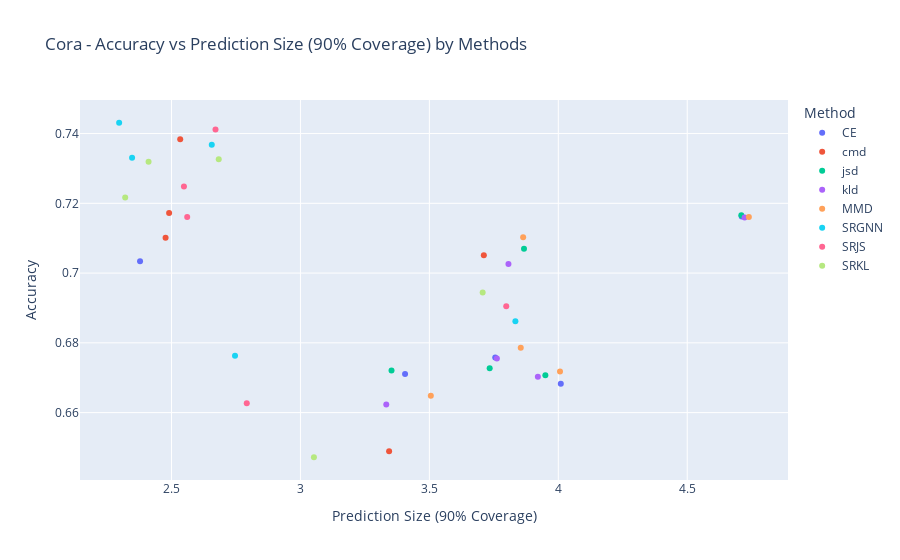
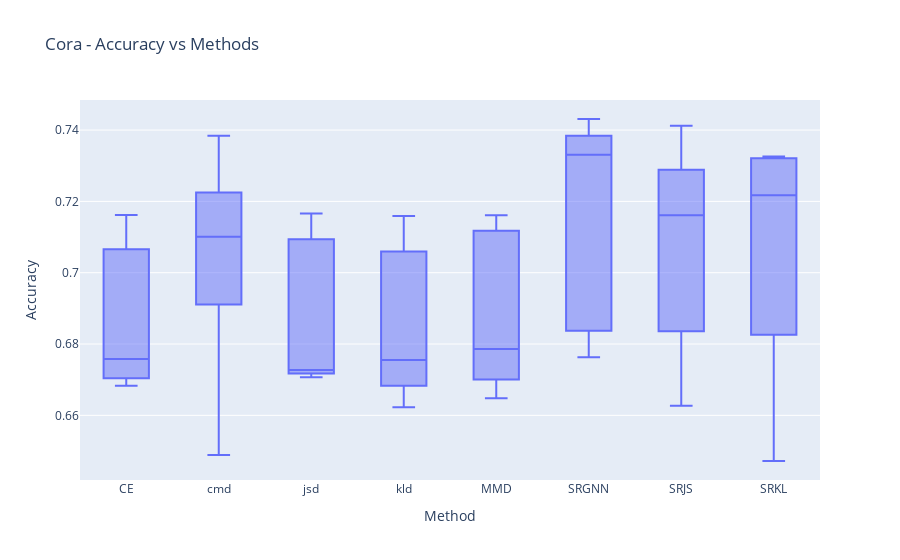
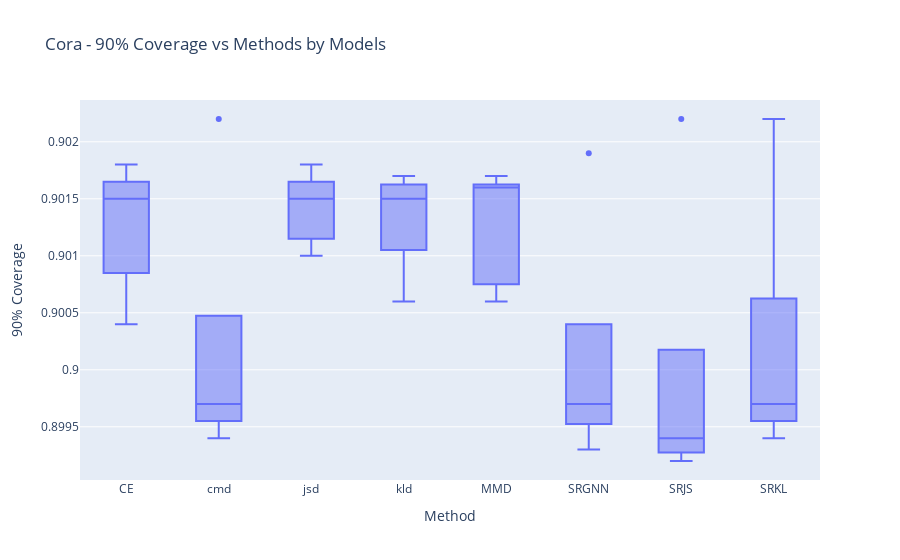
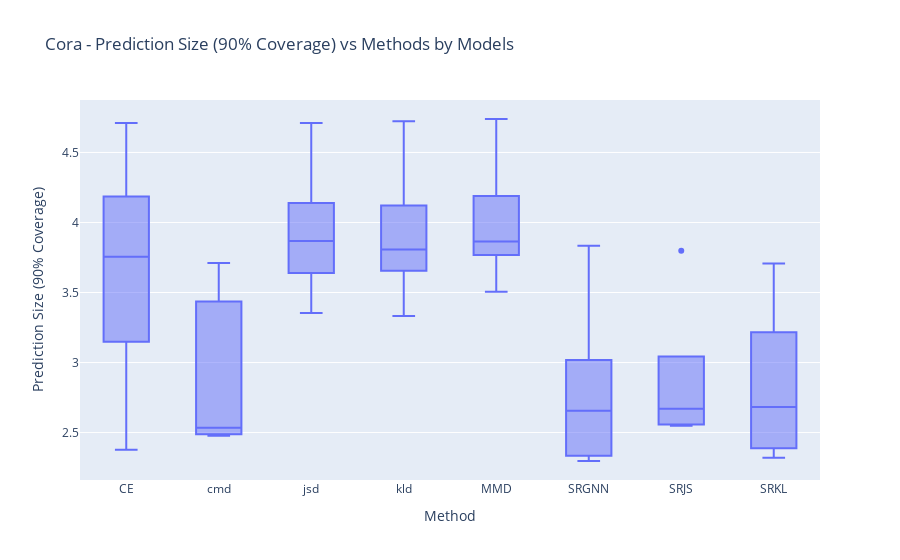

Source (notebook cell) for these figures, in order:
### Code cell
import pandas as pd
import plotly.express as px

# Load the CSV file
file_path = 'comprehensive_predictions_summary.csv'
data = pd.read_csv(file_path)

# Function to extract mean value from the string
def extract_mean(value):
    return float(value.split(' ± ')[0])

# Apply the function to relevant columns to get mean values
data['Accuracy_mean'] = data['Accuracy'].apply(extract_mean)
data['Prediction_Size_90_mean'] = data['Prediction Size (90% Coverage)'].apply(extract_mean)
data['Coverage_90_mean'] = data['90% Coverage'].apply(extract_mean)

# Filter data for Cora dataset with alpha_bias = 0.1
cora_data = data[(data['Dataset'] == 'cora') & (data['Alpha Bias'] == 0.1)]

# Check if the filtered dataset is empty
if cora_data.empty:
    print("No data found for Cora dataset with alpha_bias 0.1")
else:
    # Plot 1: Accuracy vs Prediction Size (90% Coverage) colored by Method
    fig1 = px.scatter(
        cora_data,
        x='Prediction_Size_90_mean',
        y='Accuracy_mean',
        color='Method',
        title='Cora - Accuracy vs Prediction Size (90% Coverage) by Methods',
        labels={'Prediction_Size_90_mean': 'Prediction Size (90% Coverage)', 'Accuracy_mean': 'Accuracy'}
    )
    fig1.update_layout(yaxis_title="Accuracy", xaxis_title="Prediction Size (90% Coverage)")
    fig1.show()

    # Plot 2: Accuracy vs Methods
    fig2 = px.box(
        cora_data,
        x='Method',
        y='Accuracy_mean',
        #color='Model',
        title='Cora - Accuracy vs Methods',
        labels={'Accuracy_mean': 'Accuracy'}
    )
    fig2.update_layout(yaxis_title="Accuracy", xaxis_title="Method")
    fig2.show()

    # Plot 3: 90% Coverage vs Methods by Models
    fig3 = px.box(
        cora_data,
        x='Method',
        y='Coverage_90_mean',
        #color='Model',
        title='Cora - 90% Coverage vs Methods by Models',
        labels={'Coverage_90_mean': '90% Coverage'}
    )
    fig3.update_layout(yaxis_title="90% Coverage", xaxis_title="Method")
    fig3.show()

    # Plot 4: Prediction Size (90% Coverage) vs Methods by Models
    fig4 = px.box(
        cora_data,
        x='Method',
        y='Prediction_Size_90_mean',
        #color='Model',
        title='Cora - Prediction Size (90% Coverage) vs Methods by Models',
        labels={'Prediction_Size_90_mean': 'Prediction Size (90% Coverage)'}
    )
    fig4.update_layout(yaxis_title="Prediction Size (90% Coverage)", xaxis_title="Method")
    fig4.show()

### Figure 1 — Plotly figure (JSON) as saved in the notebook; plotly's stock layout.template omitted (floating-point values rounded to 4 significant figures)
{"data": [{"hovertemplate": "Method=CE<br>Prediction Size (90% Coverage)=%{x}<br>Accuracy=%{y}<extra></extra>", "legendgroup": "CE", "marker": {"color": "#636efa", "symbol": "circle"}, "mode": "markers", "name": "CE", "orientation": "v", "showlegend": true, "type": "scatter", "x": [2.378, 4.711, 3.755, 4.01, 3.406], "xaxis": "x", "y": [0.7034, 0.7162, 0.6758, 0.6683, 0.6711], "yaxis": "y"}, {"hovertemplate": "Method=cmd<br>Prediction Size (90% Coverage)=%{x}<br>Accuracy=%{y}<extra></extra>", "legendgroup": "cmd", "marker": {"color": "#EF553B", "symbol": "circle"}, "mode": "markers", "name": "cmd", "orientation": "v", "showlegend": true, "type": "scatter", "x": [2.477, 2.534, 3.344, 3.711, 2.491], "xaxis": "x", "y": [0.7101, 0.7384, 0.6489, 0.7051, 0.7172], "yaxis": "y"}, {"hovertemplate": "Method=jsd<br>Prediction Size (90% Coverage)=%{x}<br>Accuracy=%{y}<extra></extra>", "legendgroup": "jsd", "marker": {"color": "#00cc96", "symbol": "circle"}, "mode": "markers", "name": "jsd", "orientation": "v", "showlegend": true, "type": "scatter", "x": [3.867, 4.71, 3.734, 3.95, 3.353], "xaxis": "x", "y": [0.707, 0.7166, 0.6727, 0.6707, 0.6721], "yaxis": "y"}, {"hovertemplate": "Method=kld<br>Prediction Size (90% Coverage)=%{x}<br>Accuracy=%{y}<extra></extra>", "legendgroup": "kld", "marker": {"color": "#ab63fa", "symbol": "circle"}, "mode": "markers", "name": "kld", "orientation": "v", "showlegend": true, "type": "scatter", "x": [3.807, 4.723, 3.762, 3.921, 3.333], "xaxis": "x", "y": [0.7026, 0.7159, 0.6755, 0.6703, 0.6623], "yaxis": "y"}, {"hovertemplate": "Method=MMD<br>Prediction Size (90% Coverage)=%{x}<br>Accuracy=%{y}<extra></extra>", "legendgroup": "MMD", "marker": {"color": "#FFA15A", "symbol": "circle"}, "mode": "markers", "name": "MMD", "orientation": "v", "showlegend": true, "type": "scatter", "x": [3.864, 4.739, 3.854, 4.007, 3.506], "xaxis": "x", "y": [0.7103, 0.7161, 0.6786, 0.6718, 0.6648], "yaxis": "y"}, {"hovertemplate": "Method=SRGNN<br>Prediction Size (90% Coverage)=%{x}<br>Accuracy=%{y}<extra></extra>", "legendgroup": "SRGNN", "marker": {"color": "#19d3f3", "symbol": "circle"}, "mode": "markers", "name": "SRGNN", "orientation": "v", "showlegend": true, "type": "scatter", "x": [2.297, 2.656, 2.746, 3.834, 2.347], "xaxis": "x", "y": [0.7431, 0.7368, 0.6763, 0.6862, 0.7331], "yaxis": "y"}, {"hovertemplate": "Method=SRJS<br>Prediction Size (90% Coverage)=%{x}<br>Accuracy=%{y}<extra></extra>", "legendgroup": "SRJS", "marker": {"color": "#FF6692", "symbol": "circle"}, "mode": "markers", "name": "SRJS", "orientation": "v", "showlegend": true, "type": "scatter", "x": [2.548, 2.671, 2.792, 3.798, 2.561], "xaxis": "x", "y": [0.7248, 0.7412, 0.6627, 0.6905, 0.7161], "yaxis": "y"}, {"hovertemplate": "Method=SRKL<br>Prediction Size (90% Coverage)=%{x}<br>Accuracy=%{y}<extra></extra>", "legendgroup": "SRKL", "marker": {"color": "#B6E880", "symbol": "circle"}, "mode": "markers", "name": "SRKL", "orientation": "v", "showlegend": true, "type": "scatter", "x": [2.411, 2.683, 3.052, 3.707, 2.32], "xaxis": "x", "y": [0.7319, 0.7326, 0.6472, 0.6944, 0.7217], "yaxis": "y"}], "layout": {"legend": {"title": {"text": "Method"}, "tracegroupgap": 0}, "title": {"text": "Cora - Accuracy vs Prediction Size (90% Coverage) by Methods"}, "xaxis": {"anchor": "y", "domain": [0, 1], "title": {"text": "Prediction Size (90% Coverage)"}}, "yaxis": {"anchor": "x", "domain": [0, 1], "title": {"text": "Accuracy"}}}}

### Figure 2 — Plotly figure (JSON) as saved in the notebook; plotly's stock layout.template omitted (floating-point values rounded to 4 significant figures)
{"data": [{"alignmentgroup": "True", "hovertemplate": "Method=%{x}<br>Accuracy=%{y}<extra></extra>", "legendgroup": "", "marker": {"color": "#636efa"}, "name": "", "notched": false, "offsetgroup": "", "orientation": "v", "showlegend": false, "type": "box", "x": ["CE", "cmd", "jsd", "kld", "MMD", "SRGNN", "SRJS", "SRKL", "CE", "cmd", "jsd", "kld", "MMD", "SRGNN", "SRJS", "SRKL", "CE", "cmd", "jsd", "kld", "MMD", "SRGNN", "SRJS", "SRKL", "CE", "cmd", "jsd", "kld", "MMD", "SRGNN", "SRJS", "SRKL", "CE", "cmd", "jsd", "kld", "MMD", "SRGNN", "SRJS", "SRKL"], "x0": " ", "xaxis": "x", "y": [0.7034, 0.7101, 0.707, 0.7026, 0.7103, 0.7431, 0.7248, 0.7319, 0.7162, 0.7384, 0.7166, 0.7159, 0.7161, 0.7368, 0.7412, 0.7326, 0.6758, 0.6489, 0.6727, 0.6755, 0.6786, 0.6763, 0.6627, 0.6472, 0.6683, 0.7051, 0.6707, 0.6703, 0.6718, 0.6862, 0.6905, 0.6944, 0.6711, 0.7172, 0.6721, 0.6623, 0.6648, 0.7331, 0.7161, 0.7217], "y0": " ", "yaxis": "y"}], "layout": {"boxmode": "group", "legend": {"tracegroupgap": 0}, "title": {"text": "Cora - Accuracy vs Methods"}, "xaxis": {"anchor": "y", "domain": [0, 1], "title": {"text": "Method"}}, "yaxis": {"anchor": "x", "domain": [0, 1], "title": {"text": "Accuracy"}}}}

### Figure 3 — Plotly figure (JSON) as saved in the notebook; plotly's stock layout.template omitted (floating-point values rounded to 4 significant figures)
{"data": [{"alignmentgroup": "True", "hovertemplate": "Method=%{x}<br>90% Coverage=%{y}<extra></extra>", "legendgroup": "", "marker": {"color": "#636efa"}, "name": "", "notched": false, "offsetgroup": "", "orientation": "v", "showlegend": false, "type": "box", "x": ["CE", "cmd", "jsd", "kld", "MMD", "SRGNN", "SRJS", "SRKL", "CE", "cmd", "jsd", "kld", "MMD", "SRGNN", "SRJS", "SRKL", "CE", "cmd", "jsd", "kld", "MMD", "SRGNN", "SRJS", "SRKL", "CE", "cmd", "jsd", "kld", "MMD", "SRGNN", "SRJS", "SRKL", "CE", "cmd", "jsd", "kld", "MMD", "SRGNN", "SRJS", "SRKL"], "x0": " ", "xaxis": "x", "y": [0.9004, 0.8997, 0.901, 0.9012, 0.9008, 0.8997, 0.8994, 0.8996, 0.9018, 0.8996, 0.9018, 0.9015, 0.9017, 0.8999, 0.8995, 0.9001, 0.9015, 0.8994, 0.9015, 0.9016, 0.9016, 0.8993, 0.8993, 0.8994, 0.9016, 0.9022, 0.9016, 0.9017, 0.9016, 0.9019, 0.9022, 0.9022, 0.901, 0.8999, 0.9012, 0.9006, 0.9006, 0.8996, 0.8992, 0.8997], "y0": " ", "yaxis": "y"}], "layout": {"boxmode": "group", "legend": {"tracegroupgap": 0}, "title": {"text": "Cora - 90% Coverage vs Methods by Models"}, "xaxis": {"anchor": "y", "domain": [0, 1], "title": {"text": "Method"}}, "yaxis": {"anchor": "x", "domain": [0, 1], "title": {"text": "90% Coverage"}}}}

### Figure 4 — Plotly figure (JSON) as saved in the notebook; plotly's stock layout.template omitted (floating-point values rounded to 4 significant figures)
{"data": [{"alignmentgroup": "True", "hovertemplate": "Method=%{x}<br>Prediction Size (90% Coverage)=%{y}<extra></extra>", "legendgroup": "", "marker": {"color": "#636efa"}, "name": "", "notched": false, "offsetgroup": "", "orientation": "v", "showlegend": false, "type": "box", "x": ["CE", "cmd", "jsd", "kld", "MMD", "SRGNN", "SRJS", "SRKL", "CE", "cmd", "jsd", "kld", "MMD", "SRGNN", "SRJS", "SRKL", "CE", "cmd", "jsd", "kld", "MMD", "SRGNN", "SRJS", "SRKL", "CE", "cmd", "jsd", "kld", "MMD", "SRGNN", "SRJS", "SRKL", "CE", "cmd", "jsd", "kld", "MMD", "SRGNN", "SRJS", "SRKL"], "x0": " ", "xaxis": "x", "y": [2.378, 2.477, 3.867, 3.807, 3.864, 2.297, 2.548, 2.411, 4.711, 2.534, 4.71, 4.723, 4.739, 2.656, 2.671, 2.683, 3.755, 3.344, 3.734, 3.762, 3.854, 2.746, 2.792, 3.052, 4.01, 3.711, 3.95, 3.921, 4.007, 3.834, 3.798, 3.707, 3.406, 2.491, 3.353, 3.333, 3.506, 2.347, 2.561, 2.32], "y0": " ", "yaxis": "y"}], "layout": {"boxmode": "group", "legend": {"tracegroupgap": 0}, "title": {"text": "Cora - Prediction Size (90% Coverage) vs Methods by Models"}, "xaxis": {"anchor": "y", "domain": [0, 1], "title": {"text": "Method"}}, "yaxis": {"anchor": "x", "domain": [0, 1], "title": {"text": "Prediction Size (90% Coverage)"}}}}
